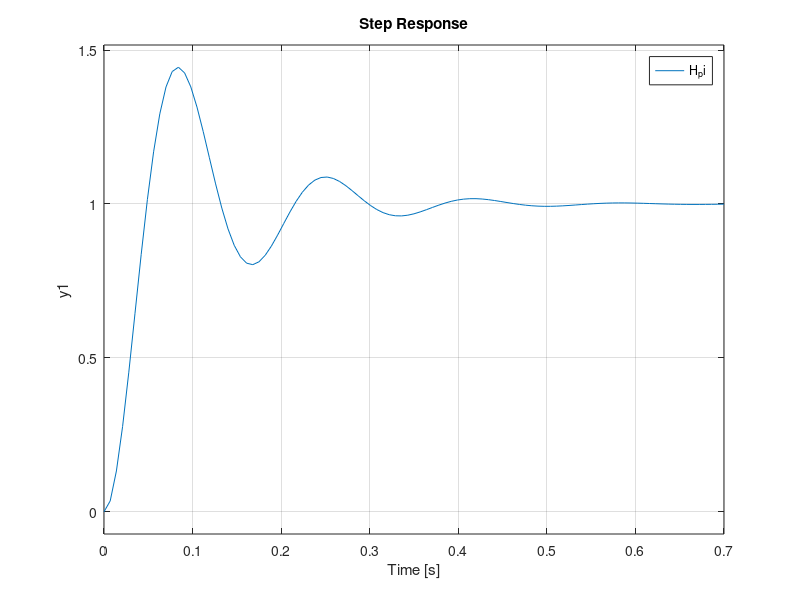

Write the MATLAB code that produced this figure.
s=tf('s');

K_m = 0.155;
L_A = 0.25 * 10^(-3);
J = 11.5*10^(-4);
R_a = 2.4;
K_u = 0.3078;
b = 0.0025;

G_uw = K_m/(s^(2)*L_A*J+s*(L_A/R_a+J/b)+b*R_a+K_u*K_m)

F_p = 0.5;
F_i = 4.0/s;
F_pi = (0.1*s + 4)/s;

H_p = (F_p*G_uw) / (1 + F_p*G_uw)
H_i = (F_i*G_uw) / (1 + F_i*G_uw)
H_pi = (F_pi*G_uw) / (1 + F_pi*G_uw)

subplot(3,1,1);
step(H_p);
legend("H_p");
subplot(3,1,2);
step(H_i);
legend("H_i");
subplot(3,1,3);
step(H_pi);
legend("H_pi");


%%


K_p_1 = (b*R_a + K_u*K_m)^2 / (4*J*R_a*1*K_m)
K_p_12 = (b*R_a + K_u*K_m)^2 / (4*J*R_a*1/4*K_m)	
K_p_14 = (b*R_a + K_u*K_m)^2 / (4*J*R_a*1/16*K_m)	

subplot(3,1,1);
step((1/(J*R_a) * K_p_1 * K_m ) / ( s^2 + s*1/(J*R_a)*(b * R_a + K_u * K_m) + 1/(J*R_a) * K_p_1 * K_m));
legend("H_p");
subplot(3,1,2);
step((1/(J*R_a) * K_p_12 * K_m ) / ( s^2 + s*1/(J*R_a)*(b * R_a + K_u * K_m) + 1/(J*R_a) * K_p_12 * K_m));
legend("H_i");
subplot(3,1,3);
step((1/(J*R_a) * K_p_14 * K_m ) / ( s^2 + s*1/(J*R_a)*(b * R_a + K_u * K_m) + 1/(J*R_a) * K_p_14 * K_m));
legend("H_pi");







